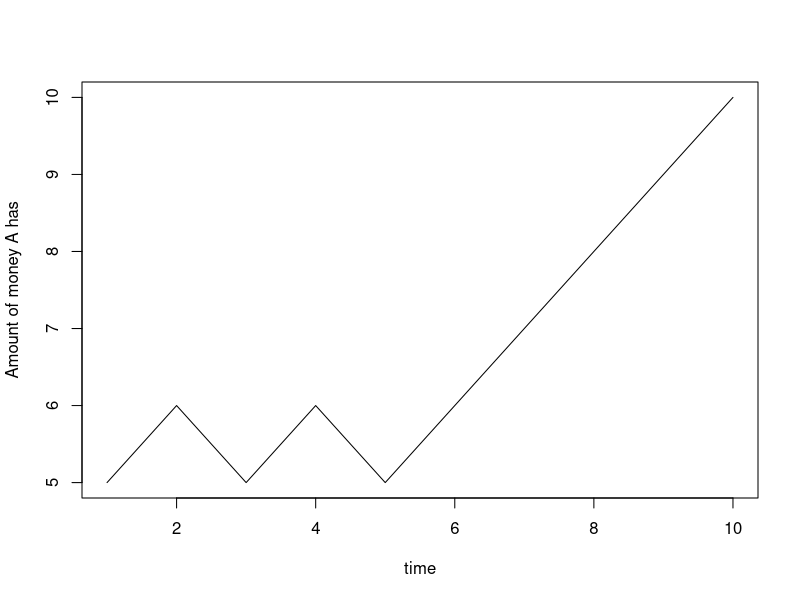

Write R code to recreate this figure.
rm(list = ls())
set.seed(12345)
library(stats)

a_money <- 5
pa <- 0.8
y = c()
y <- append(y,5)
while (T) {
  bernoulli <- sample(0:1, 1, replace = T, prob = c((1 - pa), pa))
  if (bernoulli == 1) {
    a_money <- a_money + 1
  }
  if (bernoulli == 0) {
    a_money <- a_money - 1
  }
  y <- append(y, a_money)
  if (a_money == 0) {
    break
  }
  if (a_money == 10) {
    break
  }
}

plot(y,
     type = "l",
     xlab = "time",
     ylab = "Amount of money A has")
